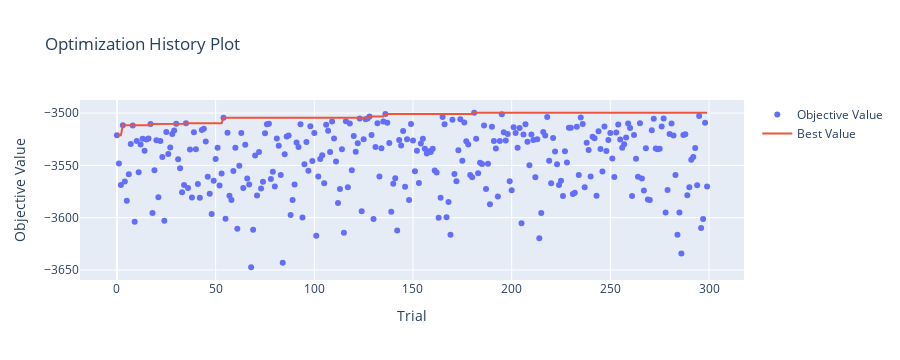

The notebook cell this image was saved under:
### Code cell
optuna.visualization.plot_optimization_history(study_rf_reg_rndsmp_median)

### Figure 1 — Plotly figure (JSON) as saved in the notebook; plotly's stock layout.template omitted (floating-point values rounded to 4 significant figures; data arrays with more than 128 entries replaced by an {"elided": "..."} marker saying what was removed)
{"data": [{"mode": "markers", "name": "Objective Value", "type": "scatter", "x": {"elided": "300 int values"}, "y": {"elided": "300 float values"}}, {"mode": "lines", "name": "Best Value", "type": "scatter", "x": {"elided": "300 int values"}, "y": {"elided": "300 float values"}}, {"marker": {"color": "#cccccc"}, "mode": "markers", "name": "Infeasible Trial", "showlegend": false, "type": "scatter", "x": [], "y": []}], "layout": {"autosize": true, "height": 360, "title": {"text": "Optimization History Plot"}, "xaxis": {"autorange": true, "range": [-18.2, 317.2], "title": {"text": "Trial"}, "type": "linear"}, "yaxis": {"autorange": true, "range": [-3660.0, -3487.0], "title": {"text": "Objective Value"}, "type": "linear"}}}
